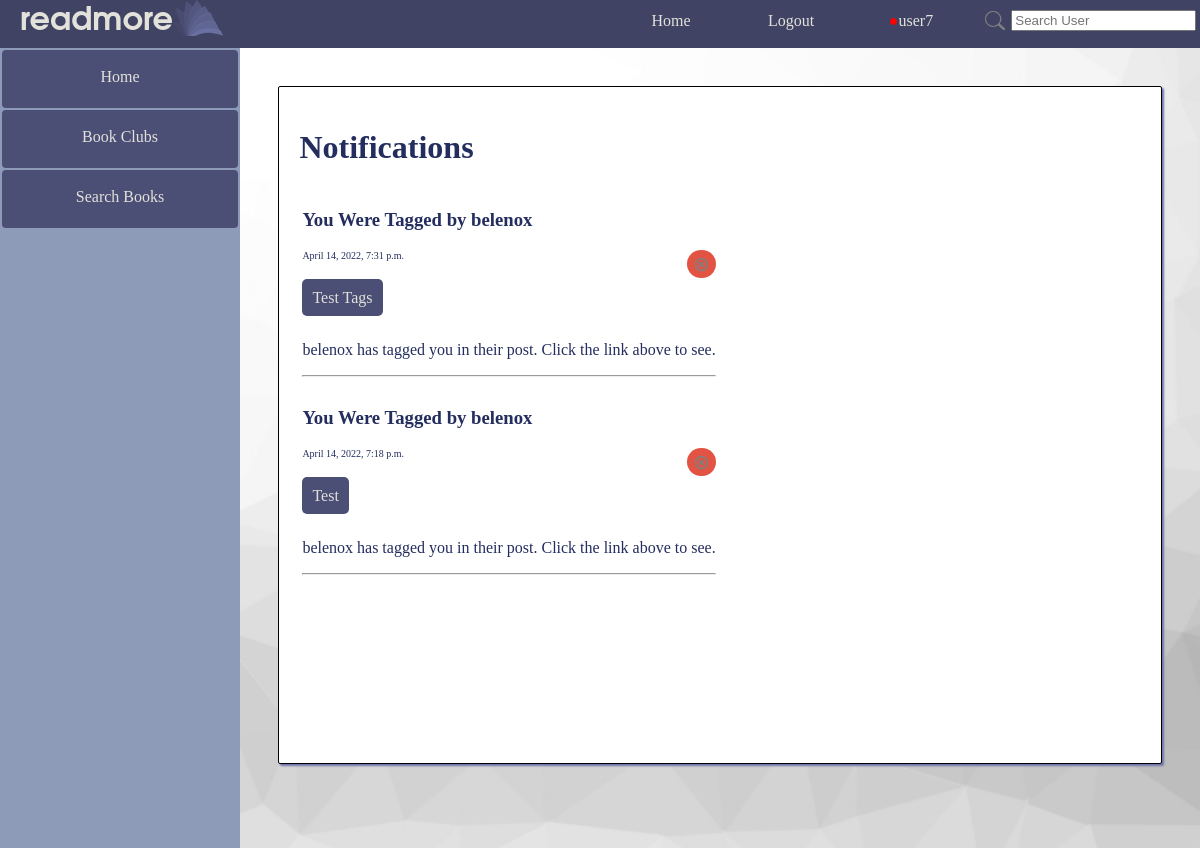
The app's page /readmore/notifications/ (signed in), older data.
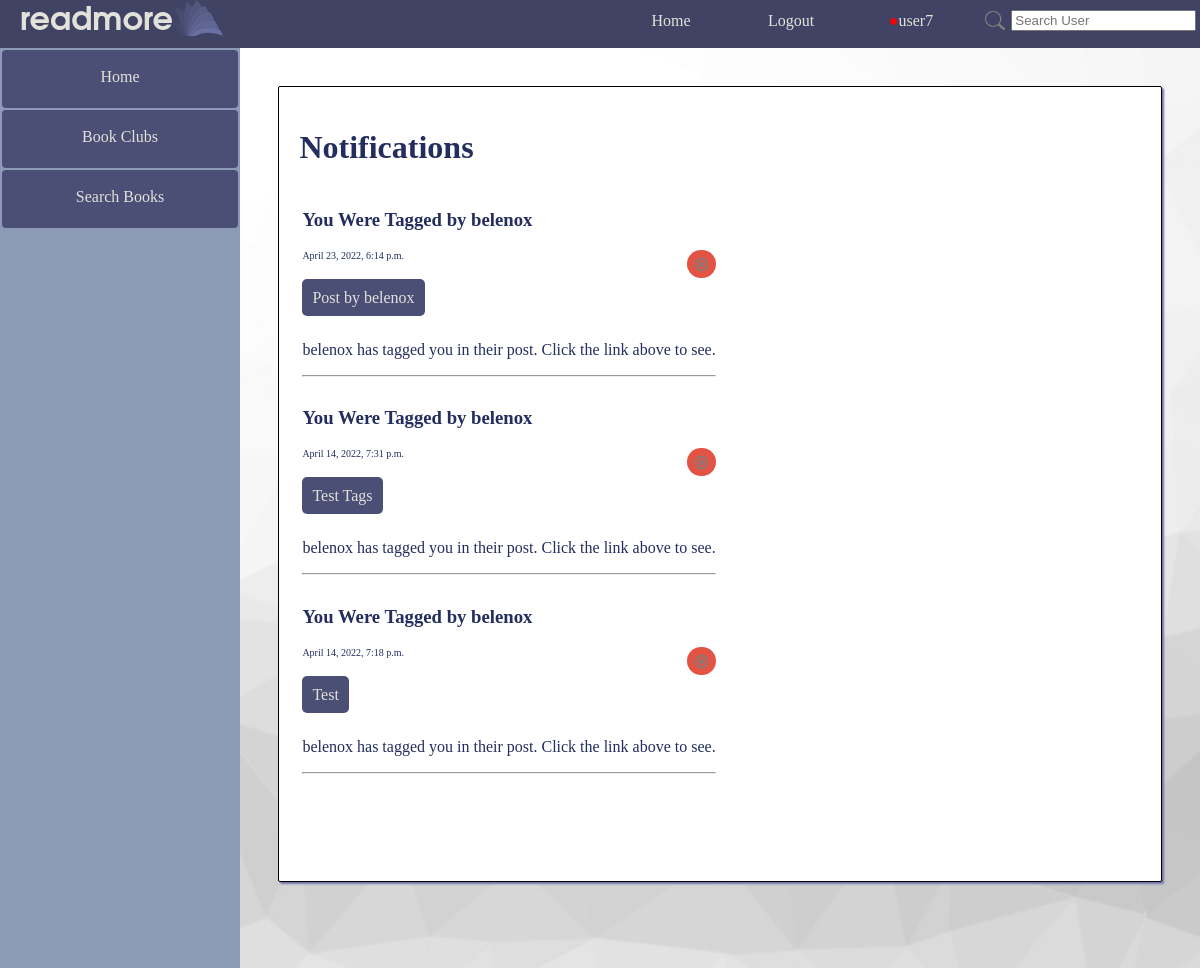
The same page, newer data.
### readmore_app/models.py (models this page shows)
class Notification(models.Model):
    notification_id = models.AutoField(primary_key=True)
    notification_type = models.CharField(max_length=10000, blank=True)
    notification_user = models.ForeignKey(UserExt, on_delete=models.CASCADE)
    notification_title = models.CharField(max_length=10000)
    notification_time = models.DateTimeField(auto_now_add=True)
    notification_link = models.CharField(max_length=10000, blank=True)
    notification_link_text = models.CharField(max_length=10000, blank=True)
    notification_message = models.TextField()

### readmore_app/views.py (the view)
# urls.py: path('notifications/', views.notifications, name='notifications'),
def notifications(request):
    notifications = Notification.objects.filter(notification_user = UserExt.objects.get(pk=request.user.id)).order_by('-notification_time')
    return render(request, "readmore_app/notifications.html", {"notifications": notifications, 'luser': UserExt.objects.get(pk=request.user.id)})

### readmore_app/templatetags/extras.py (called while the page is built)
@register.simple_tag
def num_notifications(user_id):
    try:
        this_user = UserExt.objects.get(pk=user_id)
        return Notification.objects.filter(notification_user=this_user).count()
    except Exception as e:
        return ""

### readmore_app/templates/readmore_app/notifications.html (shortened to what this page needs)
{% extends parent_template|default:"base.html" %}
{% load static %}
{% block content %}
<div class="basic_card">
    <h1>Notifications</h1>
    <table id="notification_table">
    {% if not notifications %}
        <tr><td>No Notifications Here</td></tr>
    {% else %}
    {% for notification in notifications %}
        <tr class="notification" id="notification{{ notification.notification_id }}">
            <td>
                <h3>{{ notification.notification_title }}</h3>
                <button onclick="removeNotification({{ notification.notification_id }});" class="remove"><img style="width: 15px;" src="{% static 'readmore_app/x_button.png' %}" /></button>
                <p style="font-size: 10px">{{ notification.notification_time }}</p>
                {% if notification.notification_link %}
                <br/>
                <a href="{{ notification.notification_link }}" class="anchor_button">{{ notification.notification_link_text }}</a>
                <br/><br/>
                {% endif %}
                <p>{{ notification.notification_message }}</p>
                <hr>
            </td>
        </tr>
    {% endfor %}
    {% endif %}
    </table>
</div>
{% endblock %}

Row changes from the older to the newer data that the page shows:
added Notification: notification_title "You Were Tagged by belenox", notification_time "April 23, 2022, 6:14 p.m.", notification_link_text "Post by belenox", notification_message "belenox has tagged you in their post. Click the link above to see."
